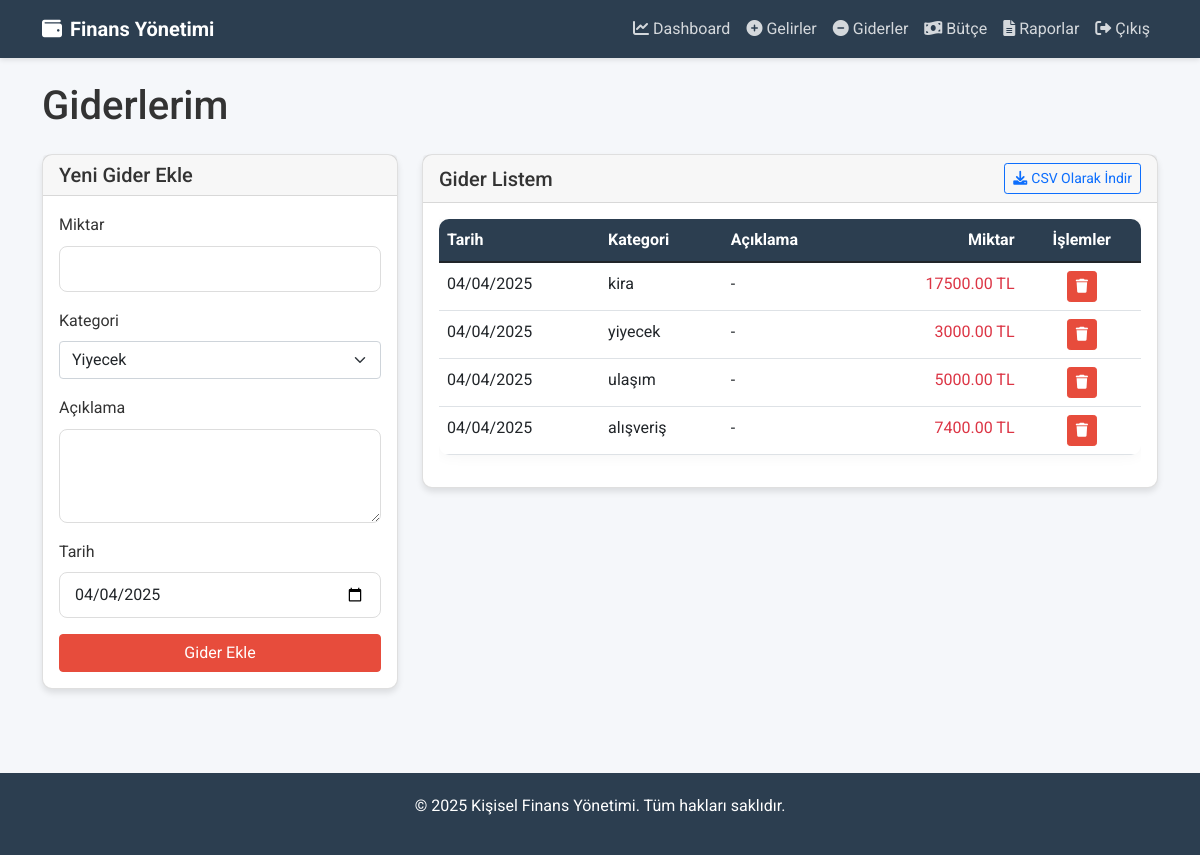
Screenshot of /expenses (signed in) with the database file from the repository.
### finance_app/models/models.py (models this page shows, shortened)
class Expense(db.Model):
    __tablename__ = 'expenses'
    id = db.Column(db.Integer, primary_key=True)
    amount = db.Column(db.Float, nullable=False)
    description = db.Column(db.String(200))
    category = db.Column(db.String(64), nullable=False)
    date = db.Column(db.Date, nullable=False, default=datetime.utcnow().date())
    created_at = db.Column(db.DateTime, default=datetime.utcnow)
    user_id = db.Column(db.Integer, db.ForeignKey('users.id'), nullable=False)

### finance_app/routes.py (the view, shortened to what this page needs)
@app.route('/expenses', methods=['GET', 'POST'])
@login_required
def expenses():
    form = ExpenseForm()
    expenses = Expense.query.filter_by(user_id=current_user.id).order_by(Expense.date.desc()).all()
    return render_template('expenses.html', form=form, expenses=expenses)

### finance_app/forms.py
class ExpenseForm(FlaskForm):
    amount = FloatField('Miktar', validators=[DataRequired()])
    description = TextAreaField('Açıklama')
    category = SelectField('Kategori', choices=[
        ('yiyecek', 'Yiyecek'),
        ('kira', 'Kira'),
        ('faturalar', 'Faturalar'),
        ('ulaşım', 'Ulaşım'),
        ('eğlence', 'Eğlence'),
        ('sağlık', 'Sağlık'),
        ('alışveriş', 'Alışveriş'),
        ('diğer', 'Diğer')
    ], validators=[DataRequired()])
    date = DateField('Tarih', validators=[DataRequired()])
    submit = SubmitField('Gider Ekle')

### finance_app/__init__.py (called while the page is built)
@login_manager.user_loader
def load_user(user_id):
    return User.query.get(int(user_id))

### run.py (called while the page is built)
@app.context_processor
def inject_now():
    return {'now': datetime.utcnow()}

### finance_app/templates/expenses.html (shortened to what this page needs)
{% extends "base.html" %}
{% block content %}
<div class="row">
    <div class="col-md-12">
        <h1 class="mb-4">Giderlerim</h1>
    </div>
</div>
<div class="row">
    <div class="col-md-4 mb-4">
        <div class="card">
            <div class="card-header">
                <h5 class="mb-0">Yeni Gider Ekle</h5>
            </div>
            <div class="card-body">
                <form method="POST" action="{{ url_for('expenses') }}">
                    <div class="mb-3">
                        {{ form.amount.label(class="form-label") }}
                        {% if form.amount.errors %}
                            {{ form.amount(class="form-control is-invalid") }}
                            <div class="invalid-feedback">
                                {% for error in form.amount.errors %}
                                    {{ error }}
                                {% endfor %}
                            </div>
                        {% else %}
                            {{ form.amount(class="form-control") }}
                        {% endif %}
                    </div>
                    <div class="mb-3">
                        {{ form.category.label(class="form-label") }}
                        {% if form.category.errors %}
                            {{ form.category(class="form-select is-invalid") }}
                            <div class="invalid-feedback">
                                {% for error in form.category.errors %}
                                    {{ error }}
                                {% endfor %}
                            </div>
                        {% else %}
                            {{ form.category(class="form-select") }}
                        {% endif %}
                    </div>
                    <div class="mb-3">
                        {{ form.description.label(class="form-label") }}
                        {% if form.description.errors %}
                            {{ form.description(class="form-control is-invalid") }}
                            <div class="invalid-feedback">
                                {% for error in form.description.errors %}
                                    {{ error }}
                                {% endfor %}
                            </div>
                        {% else %}
                            {{ form.description(class="form-control", rows=3) }}
                        {% endif %}
                    </div>
                    <div class="mb-3">
                        {{ form.date.label(class="form-label") }}
                        {% if form.date.errors %}
                            {{ form.date(class="form-control is-invalid", type="date") }}
                            <div class="invalid-feedback">
                                {% for error in form.date.errors %}
                                    {{ error }}
                                {% endfor %}
                            </div>
                        {% else %}
                            {{ form.date(class="form-control", type="date") }}
                        {% endif %}
                    </div>
                    <div class="d-grid gap-2">
                        {{ form.submit(class="btn btn-danger") }}
                    </div>
                </form>
            </div>
        </div>
    </div>
    <div class="col-md-8">
        <div class="card">
            <div class="card-header d-flex justify-content-between align-items-center">
                <h5 class="mb-0">Gider Listem</h5>
                <a href="{{ url_for('export_data', type='expenses') }}" class="btn btn-sm btn-outline-primary">
                    <i class="fas fa-download me-1"></i>CSV Olarak İndir
                </a>
            </div>
            <div class="card-body">
                {% if expenses %}
                    <div class="table-responsive">
                        <table class="table table-hover">
                            <thead>
                                <tr>
                                    <th>Tarih</th>
                                    <th>Kategori</th>
                                    <th>Açıklama</th>
                                    <th class="text-end">Miktar</th>
                                    <th class="text-center">İşlemler</th>
                                </tr>
                            </thead>
                            <tbody>
                                {% for expense in expenses %}
                                    <tr>
                                        <td>{{ expense.date.strftime('%d/%m/%Y') }}</td>
                                        <td>{{ expense.category }}</td>
                                        <td>{{ expense.description or '-' }}</td>
                                        <td class="text-end text-danger">{{ "%.2f TL"|format(expense.amount) }}</td>
                                        <td class="text-center">
                                            <form action="{{ url_for('delete_expense', id=expense.id) }}" method="POST" class="d-inline">
                                                <button type="submit" class="btn btn-sm btn-danger delete-btn" data-bs-toggle="tooltip" title="Sil">
                                                    <i class="fas fa-trash"></i>
                                                </button>
                                            </form>
                                        </td>
                                    </tr>
                                {% endfor %}
                            </tbody>
                        </table>
                    </div>
                {% else %}
                    <div class="text-center py-4">
                        <i class="fas fa-exclamation-circle fa-3x text-muted mb-3"></i>
                        <p>Henüz gider kaydınız bulunmuyor.</p>
                    </div>
                {% endif %}
            </div>
        </div>
    </div>
</div>
{% endblock %}

### finance_app/templates/base.html (shortened to what this page needs)
<!DOCTYPE html>
<html lang="tr">
<head>
    <link href="https://cdn.jsdelivr.net/npm/bootstrap@5.1.3/dist/css/bootstrap.min.css" rel="stylesheet">
    <link rel="stylesheet" href="https://cdnjs.cloudflare.com/ajax/libs/font-awesome/6.0.0-beta3/css/all.min.css">
    <link rel="stylesheet" href="{{ url_for('static', filename='css/main.css') }}">
</head>
<body>
    <nav class="navbar navbar-expand-lg navbar-dark mb-4">
        <div class="container">
            <a class="navbar-brand" href="{{ url_for('index') }}">
                <i class="fas fa-wallet me-2"></i>Finans Yönetimi
            </a>
            <div class="collapse navbar-collapse" id="navbarNav">
                <ul class="navbar-nav ms-auto">
                    {% if current_user.is_authenticated %}
                        <li class="nav-item">
                            <a class="nav-link" href="{{ url_for('dashboard') }}">
                                <i class="fas fa-chart-line me-1"></i>Dashboard
                            </a>
                        </li>
                        <li class="nav-item">
                            <a class="nav-link" href="{{ url_for('incomes') }}">
                                <i class="fas fa-plus-circle me-1"></i>Gelirler
                            </a>
                        </li>
                        <li class="nav-item">
                            <a class="nav-link" href="{{ url_for('expenses') }}">
                                <i class="fas fa-minus-circle me-1"></i>Giderler
                            </a>
                        </li>
                        <li class="nav-item">
                            <a class="nav-link" href="{{ url_for('budget') }}">
                                <i class="fas fa-money-bill-wave me-1"></i>Bütçe
                            </a>
                        </li>
                        <li class="nav-item">
                            <a class="nav-link" href="{{ url_for('reports') }}">
                                <i class="fas fa-file-alt me-1"></i>Raporlar
                            </a>
                        </li>
                        <li class="nav-item">
                            <a class="nav-link" href="{{ url_for('logout') }}">
                                <i class="fas fa-sign-out-alt me-1"></i>Çıkış
                            </a>
                        </li>
                    {% endif %}
                </ul>
            </div>
        </div>
    </nav>
    <main class="container">
        {% block content %}{% endblock %}
    </main>
    <footer>
        <div class="container text-center">
            <p>&copy; {{ now.year }} Kişisel Finans Yönetimi. Tüm hakları saklıdır.</p>
        </div>
    </footer>
</body>
</html>

### finance_app/static/css/main.css (style rules this page uses)
:root { --primary-color: #3498db; --secondary-color: #2ecc71; --dark-color: #2c3e50; --light-color: #ecf0f1; --danger-color: #e74c3c; --warning-color: #f39c12; --info-color: #3498db; --success-color: #2ecc71; }
body { font-family: 'Roboto', sans-serif; background-color: #f5f7fa; color: #333; line-height: 1.6; }
.navbar { background-color: var(--dark-color); box-shadow: 0 2px 5px rgba(0, 0, 0, 0.1); }
.navbar-brand { font-weight: 700; color: white !important; }
.navbar-nav .nav-link { color: rgba(255, 255, 255, 0.8) !important; transition: color 0.3s; }
.card { border-radius: 10px; box-shadow: 0 4px 6px rgba(0, 0, 0, 0.1); transition: transform 0.3s, box-shadow 0.3s; margin-bottom: 20px; }
.card-header { font-weight: 600; background-color: rgba(0, 0, 0, 0.03); }
.btn-danger { background-color: var(--danger-color); border-color: var(--danger-color); }
.table { background-color: white; border-radius: 10px; overflow: hidden; box-shadow: 0 0 15px rgba(0, 0, 0, 0.05); }
.table thead th { background-color: var(--dark-color); color: white; border: none; }
.form-control { border-radius: 8px; border: 1px solid #ddd; padding: 10px 15px; }
footer { background-color: var(--dark-color); color: white; padding: 20px 0; margin-top: 40px; }

### rows the page displays
Expense: date "04/04/2025", category "kira", description "-", amount "17500.00 TL"
Expense: date "04/04/2025", category "yiyecek", description "-", amount "3000.00 TL"
Expense: date "04/04/2025", category "ulaşım", description "-", amount "5000.00 TL"
Expense: date "04/04/2025", category "alışveriş", description "-", amount "7400.00 TL"
